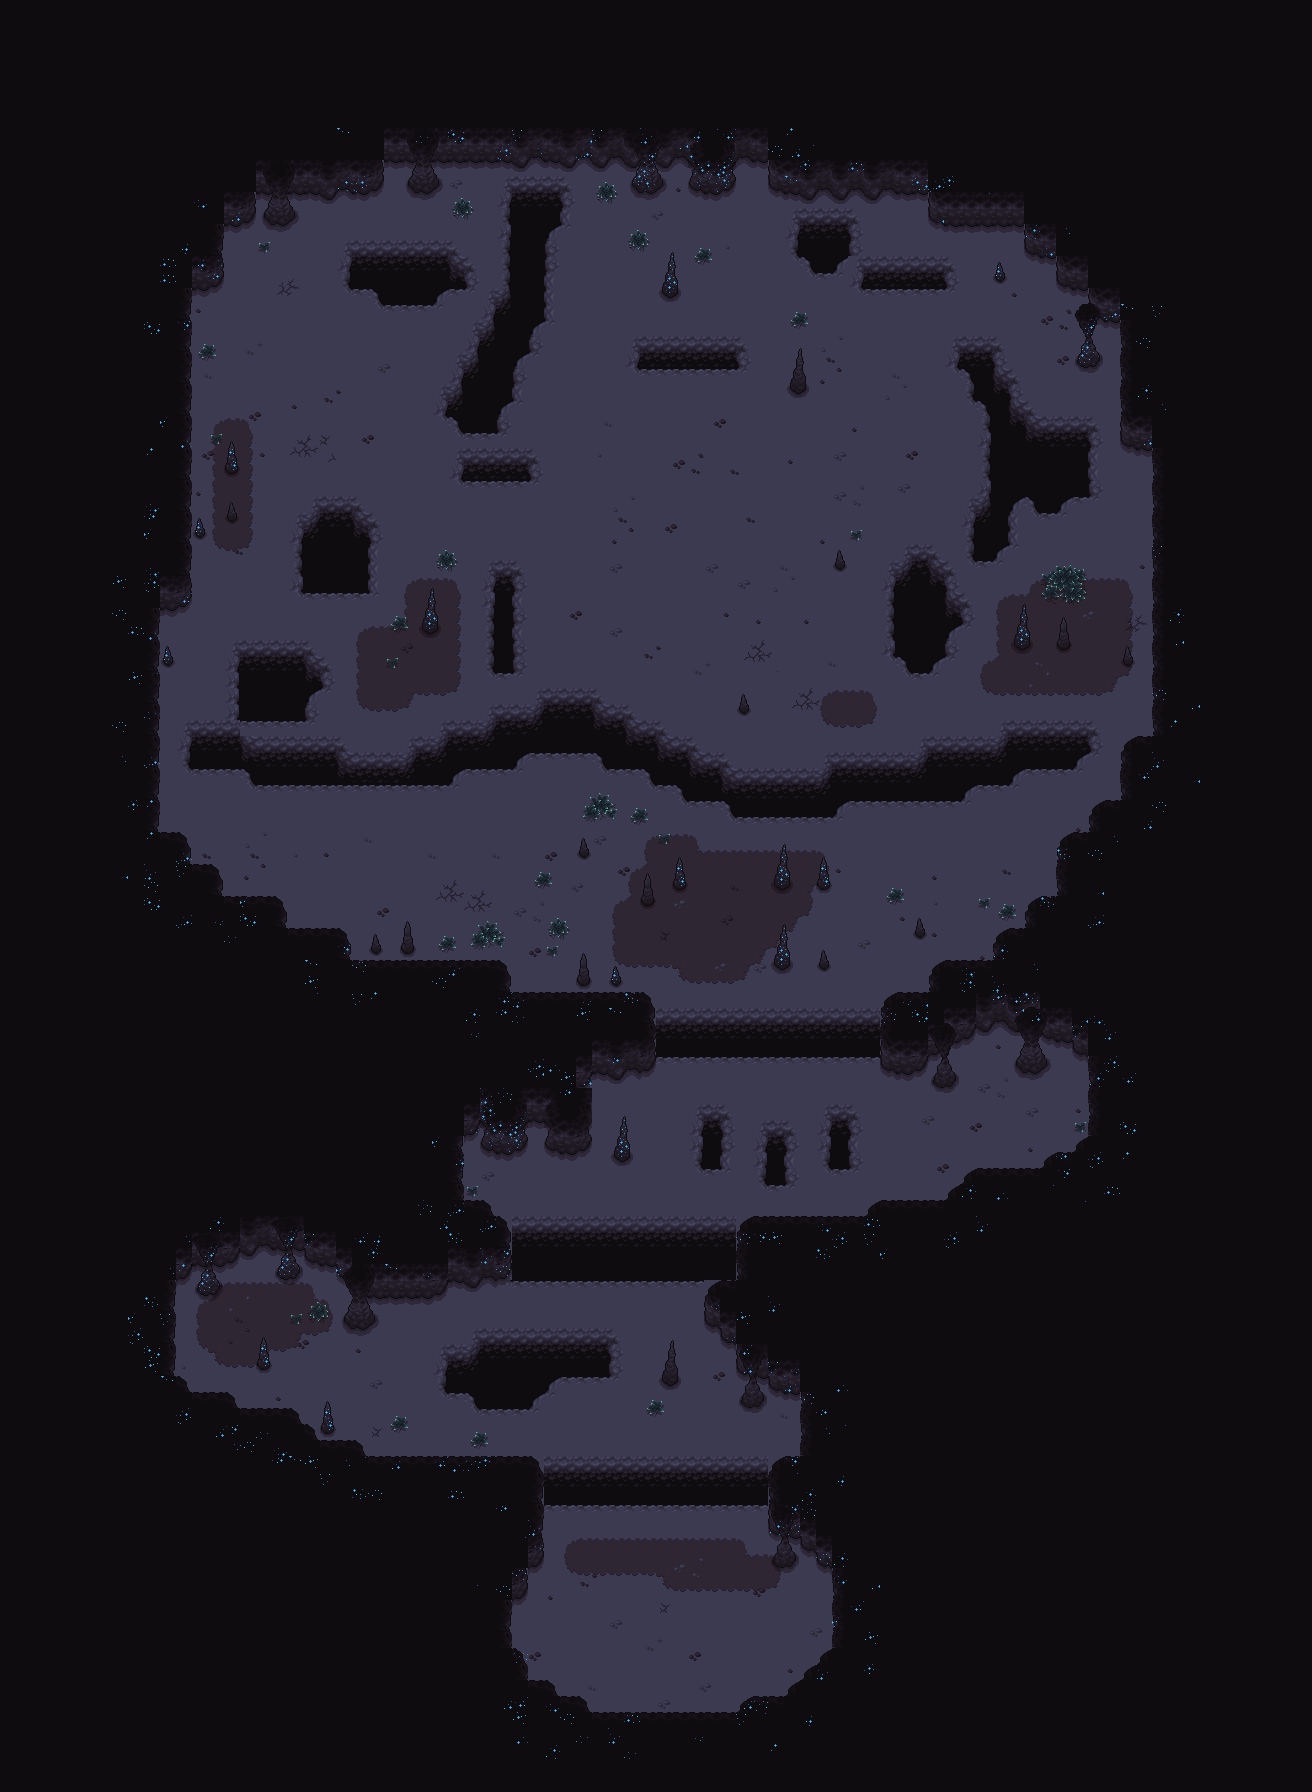

This is a level from a 2D game, rendered from its Tiled map with the project's own tilesets. A one-line summary and the map file follow, with tile-layer data summarised:
An orthogonal 82x112 tile map with 16x16 px tiles, 9 tile layers (void, water, ground, ground_dark, ...), 3 tilesets and 97 objects (12x Cave_fern2, 10x Cave_fern1, 8x Stalagmite18, 6x Stalagmite6, 6x Cave_fern3, ...).

<map version="1.10" tiledversion="1.11.2" orientation="orthogonal" renderorder="right-down" width="82" height="112" tilewidth="16" tileheight="16" infinite="0" nextlayerid="11" nextobjectid="80">
 <editorsettings>
  <export target="../client/public/assets/maps/nether.json" format="json" />
 </editorsettings>
 <tileset firstgid="1479" name="glowing_cave_details" tilewidth="16" tileheight="16" tilecount="483" columns="21">
  <image source="../client/public/assets/sprites/collection/glowing_cave_details.png" width="336" height="368" />
 </tileset>
 <tileset firstgid="2933" name="nether_details" tilewidth="16" tileheight="16" tilecount="171" columns="19">
  <image source="../client/public/assets/sprites/tiles/nether_details.png" width="304" height="144" />
 </tileset>
 <tileset firstgid="3104" name="nether_ground" tilewidth="16" tileheight="16" tilecount="144" columns="16">
  <image source="../client/public/assets/sprites/tiles/nether_ground.png" width="256" height="144" />
  <tile id="0">
   <objectgroup draworder="index" id="2">
    <object id="1" x="4" y="4" width="12" height="12" />
   </objectgroup>
  </tile>
  <tile id="1">
   <objectgroup draworder="index" id="2">
    <object id="1" x="0" y="4" width="16" height="12" />
   </objectgroup>
  </tile>
  <tile id="2">
   <objectgroup draworder="index" id="2">
    <object id="1" x="0" y="4" width="12" height="12" />
   </objectgroup>
  </tile>
  <tile id="4">
   <objectgroup draworder="index" id="2">
    <object id="1" x="0" y="0" width="16" height="16" />
   </objectgroup>
  </tile>
  <tile id="5">
   <objectgroup draworder="index" id="2">
    <object id="1" x="0" y="0" width="16" height="16" />
   </objectgroup>
  </tile>
  <tile id="11">
   <objectgroup draworder="index" id="2">
    <object id="1" x="4" y="0" width="12" height="16" />
   </objectgroup>
  </tile>
  <tile id="12">
   <objectgroup draworder="index" id="2">
    <object id="1" x="0" y="0" width="12" height="16" />
   </objectgroup>
  </tile>
  <tile id="17">
   <objectgroup draworder="index" id="2">
    <object id="1" x="0" y="0" width="16" height="16" />
   </objectgroup>
  </tile>
  <tile id="20">
   <objectgroup draworder="index" id="2">
    <object id="1" x="0" y="0" width="16" height="14" />
   </objectgroup>
  </tile>
  <tile id="21">
   <objectgroup draworder="index" id="2">
    <object id="1" x="0" y="0" width="16" height="14" />
   </objectgroup>
  </tile>
  <tile id="27">
   <objectgroup draworder="index" id="2">
    <object id="1" x="4" y="0" width="12" height="16" />
   </objectgroup>
  </tile>
  <tile id="28">
   <objectgroup draworder="index" id="2">
    <object id="1" x="0" y="0" width="12" height="16" />
   </objectgroup>
  </tile>
  <tile id="32">
   <objectgroup draworder="index" id="2">
    <object id="1" x="2" y="0" width="14" height="16" />
   </objectgroup>
  </tile>
  <tile id="33">
   <objectgroup draworder="index" id="2">
    <object id="1" x="0" y="0" width="16" height="16" />
   </objectgroup>
  </tile>
  <tile id="34">
   <objectgroup draworder="index" id="2">
    <object id="1" x="0" y="0" width="14" height="16" />
   </objectgroup>
  </tile>
  <tile id="48">
   <objectgroup draworder="index" id="2">
    <object id="1" x="2" y="0" width="14" height="12" />
   </objectgroup>
  </tile>
  <tile id="49">
   <objectgroup draworder="index" id="2">
    <object id="1" x="0" y="0" width="16" height="14" />
   </objectgroup>
  </tile>
  <tile id="50">
   <objectgroup draworder="index" id="2">
    <object id="1" x="0" y="0" width="14" height="12" />
   </objectgroup>
  </tile>
 </tileset>
 <layer id="1" name="void" width="82" height="112">
  <properties>
   <property name="void" type="bool" value="true" />
  </properties>
  <data>[9184 cells, 984 non-empty, 1 distinct tile ids]</data>
 </layer>
 <layer id="2" name="water" width="82" height="112">
  <data>[9184 cells, 0 non-empty, 0 distinct tile ids]</data>
 </layer>
 <layer id="3" name="ground" width="82" height="112">
  <data>[9184 cells, 8766 non-empty, 26 distinct tile ids]</data>
 </layer>
 <layer id="4" name="ground_dark" width="82" height="112">
  <data>[9184 cells, 361 non-empty, 13 distinct tile ids]</data>
 </layer>
 <layer id="5" name="pits" width="82" height="112">
  <properties>
   <property name="faces" type="bool" value="true" />
  </properties>
  <data>[9184 cells, 166 non-empty, 4 distinct tile ids]</data>
 </layer>
 <layer id="6" name="walls" width="82" height="112">
  <properties>
   <property name="clearance" type="int" value="10" />
   <property name="collides" type="bool" value="true" />
  </properties>
  <data>[9184 cells, 5437 non-empty, 23 distinct tile ids]</data>
 </layer>
 <layer id="7" name="details" width="82" height="112">
  <data>[9184 cells, 268 non-empty, 66 distinct tile ids]</data>
 </layer>
 <layer id="8" name="objects" width="82" height="112">
  <data>[9184 cells, 431 non-empty, 143 distinct tile ids]</data>
 </layer>
 <objectgroup id="9" name="objects">
  <object id="1" name="Stalagmite1" x="712" y="168" width="1" height="1" />
  <object id="2" name="Stalagmite10" x="568" y="1128" width="1" height="1" />
  <object id="3" name="Stalagmite11" x="424" y="160" width="1" height="1" />
  <object id="4" name="Stalagmite2" x="648" y="160" width="1" height="1" />
  <object id="5" name="Stalagmite12" x="752" y="1376" width="1" height="1" />
  <object id="6" name="Stalagmite1" x="504" y="1128" width="1" height="1" />
  <object id="7" name="Stalagmite3" x="288" y="1248" width="1" height="1" />
  <object id="8" name="Stalagmite3" x="208" y="1264" width="1" height="1" />
  <object id="9" name="Stalagmite11" x="1032" y="1040" width="1" height="1" />
  <object id="10" name="Stalagmite3" x="1088" y="336" width="1" height="1" />
  <object id="11" name="Stalagmite11" x="280" y="192" width="1" height="1" />
  <object id="12" name="Stalagmite8" x="328" y="1416" width="1" height="1" />
  <object id="13" name="Stalagmite8" x="264" y="1352" width="1" height="1" />
  <object id="14" name="Stalagmite6" x="672" y="272" width="1" height="1" />
  <object id="15" name="Stalagmite9" x="168" y="656" width="1" height="1" />
  <object id="16" name="Stalagmite6" x="1024" y="624" width="1" height="1" />
  <object id="17" name="Stalagmite17" x="1064" y="632" width="1" height="1" />
  <object id="18" name="Stalagmite18" x="376" y="944" width="1" height="1" />
  <object id="19" name="Stalagmite6" x="624" y="1136" width="1" height="1" />
  <object id="20" name="Stalagmite17" x="584" y="968" width="1" height="1" />
  <object id="21" name="Stalagmite9" x="616" y="976" width="1" height="1" />
  <object id="22" name="Stalagmite9" x="1000" y="272" width="1" height="1" />
  <object id="23" name="Stalagmite18" x="232" y="512" width="1" height="1" />
  <object id="24" name="Stalagmite9" x="200" y="528" width="1" height="1" />
  <object id="25" name="Stalagmite8" x="680" y="872" width="1" height="1" />
  <object id="26" name="Stalagmite17" x="648" y="888" width="1" height="1" />
  <object id="27" name="Stalagmite18" x="744" y="704" width="1" height="1" />
  <object id="28" name="Stalagmite6" x="432" y="608" width="1" height="1" />
  <object id="29" name="Stalagmite6" x="784" y="864" width="1" height="1" />
  <object id="30" name="Stalagmite8" x="824" y="872" width="1" height="1" />
  <object id="31" name="Stalagmite8" x="232" y="456" width="1" height="1" />
  <object id="32" name="Stalagmite18" x="840" y="560" width="1" height="1" />
  <object id="33" name="Stalagmite6" x="784" y="944" width="1" height="1" />
  </objectgroup>
 <layer id="10" name="shinies" width="82" height="112">
  <data>[9184 cells, 277 non-empty, 28 distinct tile ids]</data>
 </layer>
</map>
<!-- 46 of 97 objects omitted -->
